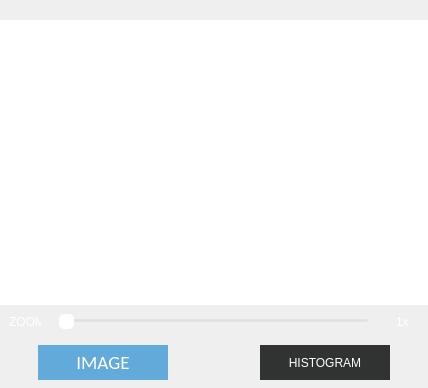
                  <widget class="QFrame" name="frame_21">
                   <property name="frameShape">
                    <enum>QFrame::NoFrame</enum>
                   </property>
                   <property name="frameShadow">
                    <enum>QFrame::Raised</enum>
                   </property>
                   <layout class="QVBoxLayout" name="verticalLayout_11">
                    <property name="spacing">
                     <number>0</number>
                    </property>
                    <property name="leftMargin">
                     <number>0</number>
                    </property>
                    <property name="topMargin">
                     <number>20</number>
                    </property>
                    <property name="rightMargin">
                     <number>0</number>
                    </property>
                    <property name="bottomMargin">
                     <number>0</number>
                    </property>
                    <item>
                     <widget class="QFrame" name="frame_33">
                      <property name="frameShape">
                       <enum>QFrame::NoFrame</enum>
                      </property>
                      <property name="frameShadow">
                       <enum>QFrame::Raised</enum>
                      </property>
                      <layout class="QVBoxLayout" name="verticalLayout_12">
                       <property name="spacing">
                        <number>0</number>
                       </property>
                       <property name="leftMargin">
                        <number>0</number>
                       </property>
                       <property name="topMargin">
                        <number>0</number>
                       </property>
                       <property name="rightMargin">
                        <number>0</number>
                       </property>
                       <property name="bottomMargin">
                        <number>0</number>
                       </property>
                       <item>
                        <widget class="QStackedWidget" name="stackedWidget_2">
                         <property name="currentIndex">
                          <number>0</number>
                         </property>
                         <widget class="QWidget" name="page_4">
                          <layout class="QVBoxLayout" name="verticalLayout_13">
                           <property name="spacing">
                            <number>0</number>
                           </property>
                           <property name="leftMargin">
                            <number>0</number>
                           </property>
                           <property name="topMargin">
                            <number>0</number>
                           </property>
                           <property name="rightMargin">
                            <number>0</number>
                           </property>
                           <property name="bottomMargin">
                            <number>0</number>
                           </property>
                           <item>
                            <widget class="QFrame" name="frame_35">
                             <property name="frameShape">
                              <enum>QFrame::NoFrame</enum>
                             </property>
                             <property name="frameShadow">
                              <enum>QFrame::Raised</enum>
                             </property>
                             <layout class="QVBoxLayout" name="verticalLayout_14">
                              <property name="spacing">
                               <number>0</number>
                              </property>
                              <property name="leftMargin">
                               <number>0</number>
                              </property>
                              <property name="topMargin">
                               <number>0</number>
                              </property>
                              <property name="rightMargin">
                               <number>0</number>
                              </property>
                              <property name="bottomMargin">
                               <number>0</number>
                              </property>
                              <item>
                               <widget class="QFrame" name="frame_36">
                                <property name="minimumSize">
                                 <size>
                                  <width>0</width>
                                  <height>285</height>
                                 </size>
                                </property>
                                <property name="maximumSize">
                                 <size>
                                  <width>16777215</width>
                                  <height>285</height>
                                 </size>
                                </property>
                                <property name="frameShape">
                                 <enum>QFrame::NoFrame</enum>
                                </property>
                                <property name="frameShadow">
                                 <enum>QFrame::Raised</enum>
                                </property>
                                <layout class="QVBoxLayout" name="verticalLayout_15">
                                 <property name="spacing">
                                  <number>0</number>
                                 </property>
                                 <property name="leftMargin">
                                  <number>0</number>
                                 </property>
                                 <property name="topMargin">
                                  <number>0</number>
                                 </property>
                                 <property name="rightMargin">
                                  <number>0</number>
                                 </property>
                                 <property name="bottomMargin">
                                  <number>0</number>
                                 </property>
                                 <item>
                                  <widget class="QGraphicsView" name="pictureBox_result">
                                   <property name="minimumSize">
                                    <size>
                                     <width>428</width>
                                     <height>285</height>
                                    </size>
                                   </property>
                                   <property name="styleSheet">
                                    <string notr="true">QGraphicsView{
border:none;
}
 QScrollBar:horizontal
 {
     height: 15px;
     margin: 3px 15px 3px 15px;
     border: 1px transparent #2A2929;
     border-radius: 4px;
     background-color:rgb(49, 51, 50) ;  
	
 }

 QScrollBar::handle:horizontal
 {
     background-color: white;      /* #605F5F; */
     min-width: 5px;
     border-radius: 4px;
 }

 QScrollBar::add-line:horizontal
 {
     margin: 0px 3px 0px 3px;
     border-image: url(:/qss_icons/rc/right_arrow_disabled.png);
     width: 10px;
     height: 10px;
     subcontrol-position: right;
     subcontrol-origin: margin;
 }

 QScrollBar::sub-line:horizontal
 {
     margin: 0px 3px 0px 3px;
     border-image: url(:/qss_icons/rc/left_arrow_disabled.png);
     height: 10px;
     width: 10px;
     subcontrol-position: left;
     subcontrol-origin: margin;
 }

 QScrollBar::add-line:horizontal:hover,QScrollBar::add-line:horizontal:on
 {
     border-image: url(:/qss_icons/rc/right_arrow.png);
     height: 10px;
     width: 10px;
     subcontrol-position: right;
     subcontrol-origin: margin;
 }


 QScrollBar::sub-line:horizontal:hover, QScrollBar::sub-line:horizontal:on
 {
     border-image: url(:/qss_icons/rc/left_arrow.png);
     height: 10px;
     width: 10px;
     subcontrol-position: left;
     subcontrol-origin: margin;
 }

 QScrollBar::up-arrow:horizontal, QScrollBar::down-arrow:horizontal
 {
     background: none;
 }


 QScrollBar::add-page:horizontal, QScrollBar::sub-page:horizontal
 {
     background: none;
 }

 QScrollBar:vertical
 {
     
	background-color: rgb(49, 51, 50);
     width: 15px;
     margin: 15px 3px 15px 3px;
     border: 1px transparent #2A2929;
     border-radius: 4px;
 }

 QScrollBar::handle:vertical
 {
     background-color: white;         /* #605F5F; */
     min-height: 5px;
     border-radius: 4px;
 }

 QScrollBar::sub-line:vertical
 {
     margin: 3px 0px 3px 0px;
     border-image: url(:/qss_icons/rc/up_arrow_disabled.png);
     height: 10px;
     width: 10px;
     subcontrol-position: top;
     subcontrol-origin: margin;
 }

 QScrollBar::add-line:vertical
 {
     margin: 3px 0px 3px 0px;
     border-image: url(:/qss_icons/rc/down_arrow_disabled.png);
     height: 10px;
     width: 10px;
     subcontrol-position: bottom;
     subcontrol-origin: margin;
 }

 QScrollBar::sub-line:vertical:hover,QScrollBar::sub-line:vertical:on
 {

     border-image: url(:/qss_icons/rc/up_arrow.png);
     height: 10px;
     width: 10px;
     subcontrol-position: top;
     subcontrol-origin: margin;
 }


 QScrollBar::add-line:vertical:hover, QScrollBar::add-line:vertical:on
 {
     border-image: url(:/qss_icons/rc/down_arrow.png);
     height: 10px;
     width: 10px;
     subcontrol-position: bottom;
     subcontrol-origin: margin;
 }

 QScrollBar::up-arrow:vertical, QScrollBar::down-arrow:vertical
 {
     background: none;
 }


 QScrollBar::add-page:vertical, QScrollBar::sub-page:vertical
 {
     background: none;
 }</string>
                                   </property>
                                   <property name="frameShape">
                                    <enum>QFrame::NoFrame</enum>
                                   </property>
                                   <property name="verticalScrollBarPolicy">
                                    <enum>Qt::ScrollBarAsNeeded</enum>
                                   </property>
                                   <property name="horizontalScrollBarPolicy">
                                    <enum>Qt::ScrollBarAsNeeded</enum>
                                   </property>
                                  </widget>
                                 </item>
                                </layout>
                               </widget>
                              </item>
                              <item>
                               <widget class="QFrame" name="frame_37">
                                <property name="frameShape">
                                 <enum>QFrame::NoFrame</enum>
                                </property>
                                <property name="frameShadow">
                                 <enum>QFrame::Raised</enum>
                                </property>
                                <layout class="QHBoxLayout" name="horizontalLayout_12">
                                 <property name="spacing">
                                  <number>0</number>
                                 </property>
                                 <property name="leftMargin">
                                  <number>0</number>
                                 </property>
                                 <property name="topMargin">
                                  <number>0</number>
                                 </property>
                                 <property name="rightMargin">
                                  <number>0</number>
                                 </property>
                                 <property name="bottomMargin">
                                  <number>0</number>
                                 </property>
                                 <item>
                                  <widget class="QFrame" name="frame_38">
                                   <property name="minimumSize">
                                    <size>
                                     <width>50</width>
                                     <height>0</height>
                                    </size>
                                   </property>
                                   <property name="maximumSize">
                                    <size>
                                     <width>50</width>
                                     <height>16777215</height>
                                    </size>
                                   </property>
                                   <property name="frameShape">
                                    <enum>QFrame::NoFrame</enum>
                                   </property>
                                   <property name="frameShadow">
                                    <enum>QFrame::Raised</enum>
                                   </property>
                                   <layout class="QHBoxLayout" name="horizontalLayout_19">
                                    <item alignment="Qt::AlignHCenter">
                                     <widget class="QLabel" name="label_3">
                                      <property name="styleSheet">
                                       <string notr="true">color: rgb(255, 255, 255);</string>
                                      </property>
                                      <property name="text">
                                       <string>ZOOM</string>
                                      </property>
                                     </widget>
                                    </item>
                                   </layout>
                                  </widget>
                                 </item>
                                 <item>
                                  <widget class="QFrame" name="frame_39">
                                   <property name="frameShape">
                                    <enum>QFrame::NoFrame</enum>
                                   </property>
                                   <property name="frameShadow">
                                    <enum>QFrame::Raised</enum>
                                   </property>
                                   <layout class="QVBoxLayout" name="verticalLayout_16">
                                    <item>
                                     <widget class="QSlider" name="horizontalSlider_zoom">
                                      <property name="styleSheet">
                                       <string notr="true">QSlider{

background-color: rgba(255, 255, 255, 0);

}





QSlider::handle:horizontal {

    background-color: white;

	border-radius:5px;

    }</string>
                                      </property>
                                      <property name="minimum">
                                       <number>1</number>
                                      </property>
                                      <property name="maximum">
                                       <number>10</number>
                                      </property>
                                      <property name="pageStep">
                                       <number>1</number>
                                      </property>
                                      <property name="orientation">
                                       <enum>Qt::Horizontal</enum>
                                      </property>
                                     </widget>
                                    </item>
                                   </layout>
                                  </widget>
                                 </item>
                                 <item>
                                  <widget class="QFrame" name="frame_40">
                                   <property name="minimumSize">
                                    <size>
                                     <width>50</width>
                                     <height>0</height>
                                    </size>
                                   </property>
                                   <property name="maximumSize">
                                    <size>
                                     <width>50</width>
                                     <height>16777215</height>
                                    </size>
                                   </property>
                                   <property name="frameShape">
                                    <enum>QFrame::NoFrame</enum>
                                   </property>
                                   <property name="frameShadow">
                                    <enum>QFrame::Raised</enum>
                                   </property>
                                   <layout class="QHBoxLayout" name="horizontalLayout_20">
                                    <item alignment="Qt::AlignHCenter">
                                     <widget class="QLabel" name="label_zoom">
                                      <property name="styleSheet">
                                       <string notr="true">color: rgb(255, 255, 255);</string>
                                      </property>
                                      <property name="text">
                                       <string>1x</string>
                                      </property>
                                     </widget>
                                    </item>
                                   </layout>
                                  </widget>
                                 </item>
                                </layout>
                               </widget>
                              </item>
                             </layout>
                            </widget>
                           </item>
                          </layout>
                         </widget>
                         <widget class="QWidget" name="page_5">
                          <layout class="QHBoxLayout" name="horizontalLayout_24">
                           <item>
                            <widget class="QFrame" name="frame_43">
                             <property name="frameShape">
                              <enum>QFrame::StyledPanel</enum>
                             </property>
                             <property name="frameShadow">
                              <enum>QFrame::Raised</enum>
                             </property>
                             <layout class="QHBoxLayout" name="horizontalLayout_51"/>
                            </widget>
                           </item>
                          </layout>
                         </widget>
                        </widget>
                       </item>
                      </layout>
                     </widget>
                    </item>
                    <item>
                     <widget class="QFrame" name="frame_34">
                      <property name="minimumSize">
                       <size>
                        <width>0</width>
                        <height>50</height>
                       </size>
                      </property>
                      <property name="maximumSize">
                       <size>
                        <width>16777215</width>
                        <height>50</height>
                       </size>
                      </property>
                      <property name="frameShape">
                       <enum>QFrame::NoFrame</enum>
                      </property>
                      <property name="frameShadow">
                       <enum>QFrame::Raised</enum>
                      </property>
                      <layout class="QHBoxLayout" name="horizontalLayout_21">
                       <property name="spacing">
                        <number>15</number>
                       </property>
                       <property name="leftMargin">
                        <number>0</number>
                       </property>
                       <property name="topMargin">
                        <number>0</number>
                       </property>
                       <property name="rightMargin">
                        <number>0</number>
                       </property>
                       <property name="bottomMargin">
                        <number>0</number>
                       </property>
                       <item>
                        <widget class="QFrame" name="frame_41">
                         <property name="frameShape">
                          <enum>QFrame::NoFrame</enum>
                         </property>
                         <property name="frameShadow">
                          <enum>QFrame::Raised</enum>
                         </property>
                         <layout class="QHBoxLayout" name="horizontalLayout_22">
                          <property name="spacing">
                           <number>0</number>
                          </property>
                          <property name="leftMargin">
                           <number>0</number>
                          </property>
                          <property name="topMargin">
                           <number>0</number>
                          </property>
                          <property name="rightMargin">
                           <number>0</number>
                          </property>
                          <property name="bottomMargin">
                           <number>0</number>
                          </property>
                          <item>
                           <widget class="QPushButton" name="pushButton_image">
                            <property name="minimumSize">
                             <size>
                              <width>130</width>
                              <height>35</height>
                             </size>
                            </property>
                            <property name="maximumSize">
                             <size>
                              <width>130</width>
                              <height>35</height>
                             </size>
                            </property>
                            <property name="font">
                             <font>
                              <family>Calibri</family>
                              <pointsize>14</pointsize>
                              <weight>50</weight>
                              <italic>false</italic>
                              <bold>false</bold>
                             </font>
                            </property>
                            <property name="styleSheet">
                             <string notr="true">QPushButton{
background-color: rgba(0, 122, 204,150);
border:none;

font: 14pt &quot;Calibri&quot;;
color:rgb(255, 255, 255);

}
QPushButton::hover{
	background-color: rgba(0,122,204, 150);
}

</string>
                            </property>
                            <property name="text">
                             <string>IMAGE</string>
                            </property>
                           </widget>
                          </item>
                         </layout>
                        </widget>
                       </item>
                       <item>
                        <widget class="QFrame" name="frame_42">
                         <property name="frameShape">
                          <enum>QFrame::NoFrame</enum>
                         </property>
                         <property name="frameShadow">
                          <enum>QFrame::Raised</enum>
                         </property>
                         <layout class="QHBoxLayout" name="horizontalLayout_23">
                          <property name="spacing">
                           <number>0</number>
                          </property>
                          <property name="leftMargin">
                           <number>0</number>
                          </property>
                          <property name="topMargin">
                           <number>0</number>
                          </property>
                          <property name="rightMargin">
                           <number>0</number>
                          </property>
                          <property name="bottomMargin">
                           <number>0</number>
                          </property>
                          <item>
                           <widget class="QPushButton" name="pushButton_histogram">
                            <property name="minimumSize">
                             <size>
                              <width>130</width>
                              <height>35</height>
                             </size>
                            </property>
                            <property name="maximumSize">
                             <size>
                              <width>110</width>
                              <height>35</height>
                             </size>
                            </property>
                            <property name="focusPolicy">
                             <enum>Qt::StrongFocus</enum>
                            </property>
                            <property name="styleSheet">
                             <string notr="true">QPushButton{
background-color: rgb(49, 51, 50);
border:none;
font: 14pt &quot;Calibri&quot;;
color:rgb(255, 255, 255);

}
QPushButton::hover{
	background-color: rgba(0, 122, 204, 150);
}
</string>
                            </property>
                            <property name="text">
                             <string>HISTOGRAM</string>
                            </property>
                           </widget>
                          </item>
                         </layout>
                        </widget>
                       </item>
                      </layout>
                     </widget>
                    </item>
                   </layout>
                  </widget>
